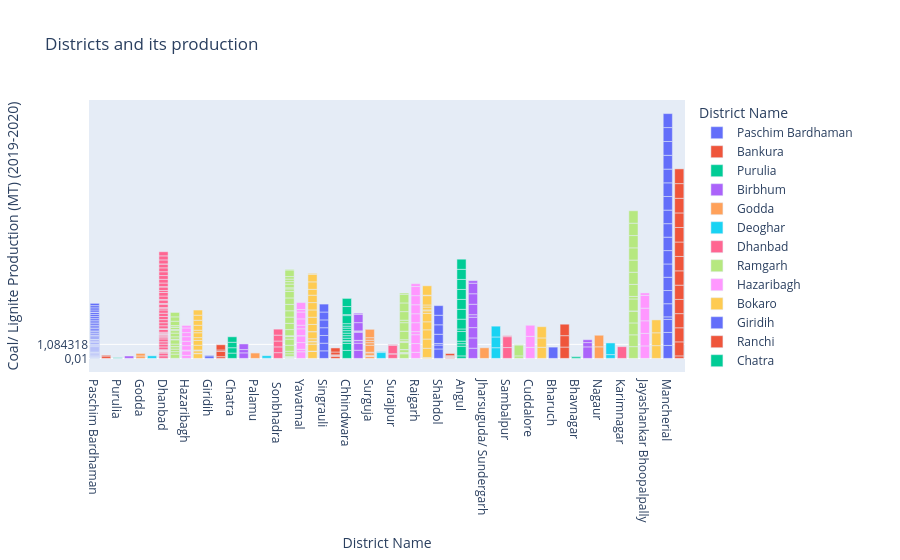

The notebook cell saved with this chart:
### Code cell
fig=px.bar(data,x="District Name",y="Coal/ Lignite Production (MT) (2019-2020)",color="District Name",title="Districts and its production")
fig.show()

### Figure 1 — Plotly figure (JSON) as saved in the notebook; plotly's stock layout.template omitted (floating-point values rounded to 4 significant figures)
{"data": [{"hovertemplate": "District Name=%{x}<br>Coal/ Lignite Production (MT) (2019-2020)=%{y}<extra></extra>", "legendgroup": "Paschim Bardhaman", "marker": {"color": "#636efa", "pattern": {"shape": ""}}, "name": "Paschim Bardhaman", "orientation": "v", "showlegend": true, "textposition": "auto", "type": "bar", "x": ["Paschim Bardhaman", "Paschim Bardhaman", "Paschim Bardhaman", "Paschim Bardhaman", "Paschim Bardhaman", "Paschim Bardhaman", "Paschim Bardhaman", "Paschim Bardhaman", "Paschim Bardhaman", "Paschim Bardhaman", "Paschim Bardhaman", "Paschim Bardhaman", "Paschim Bardhaman", "Paschim Bardhaman", "Paschim Bardhaman", "Paschim Bardhaman", "Paschim Bardhaman", "Paschim Bardhaman", "Paschim Bardhaman", "Paschim Bardhaman", "Paschim Bardhaman", "Paschim Bardhaman", "Paschim Bardhaman", "Paschim Bardhaman", "Paschim Bardhaman", "Paschim Bardhaman", "Paschim Bardhaman", "Paschim Bardhaman", "Paschim Bardhaman", "Paschim Bardhaman", "Paschim Bardhaman", "Paschim Bardhaman", "Paschim Bardhaman", "Paschim Bardhaman", "Paschim Bardhaman", "Paschim Bardhaman", "Paschim Bardhaman", "Paschim Bardhaman", "Paschim Bardhaman", "Paschim Bardhaman", "Paschim Bardhaman", "Paschim Bardhaman", "Paschim Bardhaman", "Paschim Bardhaman", "Paschim Bardhaman", "Paschim Bardhaman", "Paschim Bardhaman", "Paschim Bardhaman", "Paschim Bardhaman", "Paschim Bardhaman", "Paschim Bardhaman", "Paschim Bardhaman", "Paschim Bardhaman", "Paschim Bardhaman", "Paschim Bardhaman", "Paschim Bardhaman", "Paschim Bardhaman", "Paschim Bardhaman", "Paschim Bardhaman", "Paschim Bardhaman", "Paschim Bardhaman", "Paschim Bardhaman", "Paschim Bardhaman", "Paschim Bardhaman", "Paschim Bardhaman"], "xaxis": "x", "y": ["0,01", "3,5", "0,04", "0,1", "0,07", "0,16", "0,17", "0,07", "0,06", "0,04", "0,08", "0,03", "0,03", "0,13", "0,05", "0,1", "0,11", "0,16", "0,06", "0,07", "0,83", "0,09", "0,15", "0,27", "0,2", "0,05", "0,07", "0,04", "0,15", "0,1", "0,09", "0,06", "0,04", "0,02", "0,03", "0,06", "0,03", "0,03", "0,02", "0,08", "0,1", "0,35", "0,41", "1", "0,1", "1,03", "0,05", "1,02", "0,06", "11,1", "0,59", "0,65", "1,16", "0,55", "0,48", "0,38", "0,34", "0,73", "0,18", "0,74", "0,16", "0,14", "0,37", "1,856", "0,23"], "yaxis": "y"}, {"hovertemplate": "District Name=%{x}<br>Coal/ Lignite Production (MT) (2019-2020)=%{y}<extra></extra>", "legendgroup": "Bankura", "marker": {"color": "#EF553B", "pattern": {"shape": ""}}, "name": "Bankura", "orientation": "v", "showlegend": true, "textposition": "auto", "type": "bar", "x": ["Bankura", "Bankura"], "xaxis": "x", "y": ["0,161", "0,09"], "yaxis": "y"}, {"hovertemplate": "District Name=%{x}<br>Coal/ Lignite Production (MT) (2019-2020)=%{y}<extra></extra>", "legendgroup": "Purulia", "marker": {"color": "#00cc96", "pattern": {"shape": ""}}, "name": "Purulia", "orientation": "v", "showlegend": true, "textposition": "auto", "type": "bar", "x": ["Purulia", "Purulia"], "xaxis": "x", "y": ["0,06", "0,06"], "yaxis": "y"}, {"hovertemplate": "District Name=%{x}<br>Coal/ Lignite Production (MT) (2019-2020)=%{y}<extra></extra>", "legendgroup": "Birbhum", "marker": {"color": "#ab63fa", "pattern": {"shape": ""}}, "name": "Birbhum", "orientation": "v", "showlegend": true, "textposition": "auto", "type": "bar", "x": ["Birbhum"], "xaxis": "x", "y": ["0,4"], "yaxis": "y"}, {"hovertemplate": "District Name=%{x}<br>Coal/ Lignite Production (MT) (2019-2020)=%{y}<extra></extra>", "legendgroup": "Godda", "marker": {"color": "#FFA15A", "pattern": {"shape": ""}}, "name": "Godda", "orientation": "v", "showlegend": true, "textposition": "auto", "type": "bar", "x": ["Godda", "Godda"], "xaxis": "x", "y": ["17,37", "0"], "yaxis": "y"}, {"hovertemplate": "District Name=%{x}<br>Coal/ Lignite Production (MT) (2019-2020)=%{y}<extra></extra>", "legendgroup": "Deoghar", "marker": {"color": "#19d3f3", "pattern": {"shape": ""}}, "name": "Deoghar", "orientation": "v", "showlegend": true, "textposition": "auto", "type": "bar", "x": ["Deoghar"], "xaxis": "x", "y": ["2,05"], "yaxis": "y"}, {"hovertemplate": "District Name=%{x}<br>Coal/ Lignite Production (MT) (2019-2020)=%{y}<extra></extra>", "legendgroup": "Dhanbad ", "marker": {"color": "#FF6692", "pattern": {"shape": ""}}, "name": "Dhanbad ", "orientation": "v", "showlegend": true, "textposition": "auto", "type": "bar", "x": ["Dhanbad ", "Dhanbad ", "Dhanbad ", "Dhanbad ", "Dhanbad ", "Dhanbad ", "Dhanbad ", "Dhanbad ", "Dhanbad ", "Dhanbad ", "Dhanbad ", "Dhanbad ", "Dhanbad ", "Dhanbad ", "Dhanbad ", "Dhanbad ", "Dhanbad ", "Dhanbad ", "Dhanbad ", "Dhanbad ", "Dhanbad ", "Dhanbad ", "Dhanbad ", "Dhanbad ", "Dhanbad ", "Dhanbad ", "Dhanbad ", "Dhanbad ", "Dhanbad ", "Dhanbad ", "Dhanbad ", "Dhanbad ", "Dhanbad ", "Dhanbad ", "Dhanbad ", "Dhanbad ", "Dhanbad ", "Dhanbad ", "Dhanbad ", "Dhanbad ", "Dhanbad ", "Dhanbad ", "Dhanbad ", "Dhanbad ", "Dhanbad ", "Dhanbad ", "Dhanbad ", "Dhanbad ", "Dhanbad ", "Dhanbad ", "Dhanbad "], "xaxis": "x", "y": ["0,185", "0,092", "0,35", "0,07", "0,06", "0,08", "0,08", "0,03", "0,04", "0,21", "0,43", "0,4", "0,19", "0,18", "0,04", "0,02", "0,02", "0,07", "0,01", "0,02", "0,02", "0,003", "0,13", "0,01", "0,53", "1,04", "1,65", "0,58", "0,61", "1,17", "0,38", "0,03", "0,54", "0,83", "1,67", "0,13", "2,23", "2,54", "0,18", "0,78", "0,16", "2,68", "1,2", "4,22", "0,67", "0,95", "0,24", "0,01", "1,922", "0,32", "1,243"], "yaxis": "y"}, {"hovertemplate": "District Name=%{x}<br>Coal/ Lignite Production (MT) (2019-2020)=%{y}<extra></extra>", "legendgroup": "Ramgarh", "marker": {"color": "#B6E880", "pattern": {"shape": ""}}, "name": "Ramgarh", "orientation": "v", "showlegend": true, "textposition": "auto", "type": "bar", "x": ["Ramgarh", "Ramgarh", "Ramgarh", "Ramgarh", "Ramgarh", "Ramgarh", "Ramgarh", "Ramgarh", "Ramgarh", "Ramgarh", "Ramgarh", "Ramgarh", "Ramgarh", "Ramgarh", "Ramgarh", "Ramgarh", "Ramgarh", "Ramgarh", "Ramgarh"], "xaxis": "x", "y": ["0,04", "0,68", "0", "0", "0", "0,01", "0", "0,49", "0,03", "0", "1,2", "0", "0,02", "0", "0,01", "0,59", "0,91", "1,4", "5,303"], "yaxis": "y"}, {"hovertemplate": "District Name=%{x}<br>Coal/ Lignite Production (MT) (2019-2020)=%{y}<extra></extra>", "legendgroup": "Hazaribagh", "marker": {"color": "#FF97FF", "pattern": {"shape": ""}}, "name": "Hazaribagh", "orientation": "v", "showlegend": true, "textposition": "auto", "type": "bar", "x": ["Hazaribagh", "Hazaribagh", "Hazaribagh", "Hazaribagh", "Hazaribagh", "Hazaribagh", "Hazaribagh", "Hazaribagh", "Hazaribagh", "Hazaribagh"], "xaxis": "x", "y": ["0,01", "1,04", "2,82", "0,11", "0,42", "1,4", "0,5", "0,32", "9,42", "0"], "yaxis": "y"}, {"hovertemplate": "District Name=%{x}<br>Coal/ Lignite Production (MT) (2019-2020)=%{y}<extra></extra>", "legendgroup": "Bokaro", "marker": {"color": "#FECB52", "pattern": {"shape": ""}}, "name": "Bokaro", "orientation": "v", "showlegend": true, "textposition": "auto", "type": "bar", "x": ["Bokaro", "Bokaro", "Bokaro", "Bokaro", "Bokaro", "Bokaro", "Bokaro", "Bokaro", "Bokaro", "Bokaro", "Bokaro", "Bokaro", "Bokaro", "Bokaro"], "xaxis": "x", "y": ["0,047", "0,06", "0", "0,1", "0,13", "0,88", "1,84", "0,21", "3,27", "0", "4,45", "1,43", "2,22", "0,46"], "yaxis": "y"}, {"hovertemplate": "District Name=%{x}<br>Coal/ Lignite Production (MT) (2019-2020)=%{y}<extra></extra>", "legendgroup": "Giridih", "marker": {"color": "#636efa", "pattern": {"shape": ""}}, "name": "Giridih", "orientation": "v", "showlegend": true, "textposition": "auto", "type": "bar", "x": ["Giridih", "Giridih"], "xaxis": "x", "y": ["0", "0,13"], "yaxis": "y"}, {"hovertemplate": "District Name=%{x}<br>Coal/ Lignite Production (MT) (2019-2020)=%{y}<extra></extra>", "legendgroup": "Ranchi", "marker": {"color": "#EF553B", "pattern": {"shape": ""}}, "name": "Ranchi", "orientation": "v", "showlegend": true, "textposition": "auto", "type": "bar", "x": ["Ranchi", "Ranchi", "Ranchi", "Ranchi"], "xaxis": "x", "y": ["0,48", "0,51", "0,59", "2,94"], "yaxis": "y"}, {"hovertemplate": "District Name=%{x}<br>Coal/ Lignite Production (MT) (2019-2020)=%{y}<extra></extra>", "legendgroup": "Chatra", "marker": {"color": "#00cc96", "pattern": {"shape": ""}}, "name": "Chatra", "orientation": "v", "showlegend": true, "textposition": "auto", "type": "bar", "x": ["Chatra", "Chatra", "Chatra", "Chatra"], "xaxis": "x", "y": ["2,02", "4,32", "10,52", "12,79"], "yaxis": "y"}, {"hovertemplate": "District Name=%{x}<br>Coal/ Lignite Production (MT) (2019-2020)=%{y}<extra></extra>", "legendgroup": "Latehar", "marker": {"color": "#ab63fa", "pattern": {"shape": ""}}, "name": "Latehar", "orientation": "v", "showlegend": true, "textposition": "auto", "type": "bar", "x": ["Latehar", "Latehar", "Latehar"], "xaxis": "x", "y": ["5,21", "1,17", "0,228"], "yaxis": "y"}, {"hovertemplate": "District Name=%{x}<br>Coal/ Lignite Production (MT) (2019-2020)=%{y}<extra></extra>", "legendgroup": "Palamu", "marker": {"color": "#FFA15A", "pattern": {"shape": ""}}, "name": "Palamu", "orientation": "v", "showlegend": true, "textposition": "auto", "type": "bar", "x": ["Palamu", "Palamu"], "xaxis": "x", "y": ["0,798", "0,01"], "yaxis": "y"}, {"hovertemplate": "District Name=%{x}<br>Coal/ Lignite Production (MT) (2019-2020)=%{y}<extra></extra>", "legendgroup": "Pakur", "marker": {"color": "#19d3f3", "pattern": {"shape": ""}}, "name": "Pakur", "orientation": "v", "showlegend": true, "textposition": "auto", "type": "bar", "x": ["Pakur", "Pakur"], "xaxis": "x", "y": ["0,1", "0"], "yaxis": "y"}, {"hovertemplate": "District Name=%{x}<br>Coal/ Lignite Production (MT) (2019-2020)=%{y}<extra></extra>", "legendgroup": " Sonbhadra", "marker": {"color": "#FF6692", "pattern": {"shape": ""}}, "name": " Sonbhadra", "orientation": "v", "showlegend": true, "textposition": "auto", "type": "bar", "x": [" Sonbhadra", " Sonbhadra", " Sonbhadra", " Sonbhadra", " Sonbhadra"], "xaxis": "x", "y": ["17,68", "7,5", "2", "13,18", "7"], "yaxis": "y"}, {"hovertemplate": "District Name=%{x}<br>Coal/ Lignite Production (MT) (2019-2020)=%{y}<extra></extra>", "legendgroup": "Chandrapur", "marker": {"color": "#B6E880", "pattern": {"shape": ""}}, "name": "Chandrapur", "orientation": "v", "showlegend": true, "textposition": "auto", "type": "bar", "x": ["Chandrapur", "Chandrapur", "Chandrapur", "Chandrapur", "Chandrapur", "Chandrapur", "Chandrapur", "Chandrapur", "Chandrapur", "Chandrapur", "Chandrapur", "Chandrapur", "Chandrapur", "Chandrapur", "Chandrapur", "Chandrapur", "Chandrapur", "Chandrapur", "Chandrapur", "Chandrapur", "Chandrapur", "Chandrapur", "Chandrapur", "Chandrapur", "Chandrapur", "Chandrapur"], "xaxis": "x", "y": ["0,08", "0,08", "0,16", "0,09", "0", "2,05", "1,08", "1,47", "0", "0,1", "0,11", "0,62", "1,69", "0,63", "0,6", "0,86", "2,11", "2,5", "0", "0,35", "1,2", "0", "0", "0", "6,3", "0,05"], "yaxis": "y"}, {"hovertemplate": "District Name=%{x}<br>Coal/ Lignite Production (MT) (2019-2020)=%{y}<extra></extra>", "legendgroup": "Yavatmal", "marker": {"color": "#FF97FF", "pattern": {"shape": ""}}, "name": "Yavatmal", "orientation": "v", "showlegend": true, "textposition": "auto", "type": "bar", "x": ["Yavatmal", "Yavatmal", "Yavatmal", "Yavatmal", "Yavatmal", "Yavatmal", "Yavatmal", "Yavatmal", "Yavatmal", "Yavatmal", "Yavatmal"], "xaxis": "x", "y": ["3,92", "0", "4,12", "0,00004", "0,07", "1,38", "0,78", "0,6", "0,47", "0", "0,3"], "yaxis": "y"}, {"hovertemplate": "District Name=%{x}<br>Coal/ Lignite Production (MT) (2019-2020)=%{y}<extra></extra>", "legendgroup": "Nagpur", "marker": {"color": "#FECB52", "pattern": {"shape": ""}}, "name": "Nagpur", "orientation": "v", "showlegend": true, "textposition": "auto", "type": "bar", "x": ["Nagpur", "Nagpur", "Nagpur", "Nagpur", "Nagpur", "Nagpur", "Nagpur", "Nagpur", "Nagpur", "Nagpur", "Nagpur", "Nagpur", "Nagpur", "Nagpur", "Nagpur", "Nagpur", "Nagpur"], "xaxis": "x", "y": ["0,12", "0,07", "0,25", "0,23", "0,13", "0", "0,8", "3,5", "0,9", "0,75", "1,12", "0,004", "4,85", "2", "4,14", "1,87", "0,27"], "yaxis": "y"}, {"hovertemplate": "District Name=%{x}<br>Coal/ Lignite Production (MT) (2019-2020)=%{y}<extra></extra>", "legendgroup": "Singrauli", "marker": {"color": "#636efa", "pattern": {"shape": ""}}, "name": "Singrauli", "orientation": "v", "showlegend": true, "textposition": "auto", "type": "bar", "x": ["Singrauli", "Singrauli", "Singrauli", "Singrauli", "Singrauli", "Singrauli", "Singrauli"], "xaxis": "x", "y": ["2,8", "2,63", "19,53", "13,47", "19,59", "5,47", "18,699"], "yaxis": "y"}, {"hovertemplate": "District Name=%{x}<br>Coal/ Lignite Production (MT) (2019-2020)=%{y}<extra></extra>", "legendgroup": "Betul", "marker": {"color": "#EF553B", "pattern": {"shape": ""}}, "name": "Betul", "orientation": "v", "showlegend": true, "textposition": "auto", "type": "bar", "x": ["Betul", "Betul", "Betul", "Betul", "Betul", "Betul"], "xaxis": "x", "y": ["0,37", "0,08", "0,17", "0,13", "0,43", "0,32"], "yaxis": "y"}, {"hovertemplate": "District Name=%{x}<br>Coal/ Lignite Production (MT) (2019-2020)=%{y}<extra></extra>", "legendgroup": "Chhindwara", "marker": {"color": "#00cc96", "pattern": {"shape": ""}}, "name": "Chhindwara", "orientation": "v", "showlegend": true, "textposition": "auto", "type": "bar", "x": ["Chhindwara", "Chhindwara", "Chhindwara", "Chhindwara", "Chhindwara", "Chhindwara", "Chhindwara", "Chhindwara", "Chhindwara", "Chhindwara", "Chhindwara", "Chhindwara", "Chhindwara", "Chhindwara", "Chhindwara", "Chhindwara"], "xaxis": "x", "y": ["0,33", "0,12", "0", "0,1", "0,1", "0,4", "0", "0", "0", "0", "0,18", "0", "0,44", "0,2", "0,44", "0,103"], "yaxis": "y"}, {"hovertemplate": "District Name=%{x}<br>Coal/ Lignite Production (MT) (2019-2020)=%{y}<extra></extra>", "legendgroup": "Korea", "marker": {"color": "#ab63fa", "pattern": {"shape": ""}}, "name": "Korea", "orientation": "v", "showlegend": true, "textposition": "auto", "type": "bar", "x": ["Korea", "Korea", "Korea", "Korea", "Korea", "Korea", "Korea", "Korea", "Korea", "Korea"], "xaxis": "x", "y": ["1,59", "0,25", "0", "0,16", "0,33", "0,35", "0,17", "0,66", "1,07", "0,35"], "yaxis": "y"}, {"hovertemplate": "District Name=%{x}<br>Coal/ Lignite Production (MT) (2019-2020)=%{y}<extra></extra>", "legendgroup": "Surguja", "marker": {"color": "#FFA15A", "pattern": {"shape": ""}}, "name": "Surguja", "orientation": "v", "showlegend": true, "textposition": "auto", "type": "bar", "x": ["Surguja", "Surguja", "Surguja", "Surguja", "Surguja", "Surguja", "Surguja", "Surguja", "Surguja", "Surguja"], "xaxis": "x", "y": ["0,34", "0,08", "0,11", "0", "0,13", "0,25", "0", "0", "0", "15"], "yaxis": "y"}, {"hovertemplate": "District Name=%{x}<br>Coal/ Lignite Production (MT) (2019-2020)=%{y}<extra></extra>", "legendgroup": "Balrampur", "marker": {"color": "#19d3f3", "pattern": {"shape": ""}}, "name": "Balrampur", "orientation": "v", "showlegend": true, "textposition": "auto", "type": "bar", "x": ["Balrampur", "Balrampur"], "xaxis": "x", "y": ["2", "0,09"], "yaxis": "y"}, {"hovertemplate": "District Name=%{x}<br>Coal/ Lignite Production (MT) (2019-2020)=%{y}<extra></extra>", "legendgroup": "Surajpur", "marker": {"color": "#FF6692", "pattern": {"shape": ""}}, "name": "Surajpur", "orientation": "v", "showlegend": true, "textposition": "auto", "type": "bar", "x": ["Surajpur", "Surajpur", "Surajpur", "Surajpur", "Surajpur"], "xaxis": "x", "y": ["0,42", "0,04", "0,31", "0,15", "0,17"], "yaxis": "y"}, {"hovertemplate": "District Name=%{x}<br>Coal/ Lignite Production (MT) (2019-2020)=%{y}<extra></extra>", "legendgroup": "Korba", "marker": {"color": "#B6E880", "pattern": {"shape": ""}}, "name": "Korba", "orientation": "v", "showlegend": true, "textposition": "auto", "type": "bar", "x": ["Korba", "Korba", "Korba", "Korba", "Korba", "Korba", "Korba", "Korba", "Korba", "Korba", "Korba", "Korba", "Korba", "Korba", "Korba"], "xaxis": "x", "y": ["0,5", "0,05", "0,13", "0,19", "0,1", "0,12", "0,2", "0,38", "0,39", "4,9", "0", "42,33", "45", "25,18", "1"], "yaxis": "y"}, {"hovertemplate": "District Name=%{x}<br>Coal/ Lignite Production (MT) (2019-2020)=%{y}<extra></extra>", "legendgroup": "Raigarh", "marker": {"color": "#FF97FF", "pattern": {"shape": ""}}, "name": "Raigarh", "orientation": "v", "showlegend": true, "textposition": "auto", "type": "bar", "x": ["Raigarh", "Raigarh", "Raigarh", "Raigarh", "Raigarh", "Raigarh", "Raigarh", "Raigarh", "Raigarh", "Raigarh"], "xaxis": "x", "y": ["1,47", "2,7", "2,24", "1,65", "0,76", "2,66", "0,548", "0,126", "0,407", "0,19"], "yaxis": "y"}, {"hovertemplate": "District Name=%{x}<br>Coal/ Lignite Production (MT) (2019-2020)=%{y}<extra></extra>", "legendgroup": "Anuppur", "marker": {"color": "#FECB52", "pattern": {"shape": ""}}, "name": "Anuppur", "orientation": "v", "showlegend": true, "textposition": "auto", "type": "bar", "x": ["Anuppur", "Anuppur", "Anuppur", "Anuppur", "Anuppur", "Anuppur", "Anuppur", "Anuppur", "Anuppur", "Anuppur", "Anuppur", "Anuppur", "Anuppur"], "xaxis": "x", "y": ["0,27", "0,22", "0,22", "0,56", "0,33", "0,39", "0", "0,15", "0,19", "0,14", "0,28", "0,08", "1,64"], "yaxis": "y"}, {"hovertemplate": "District Name=%{x}<br>Coal/ Lignite Production (MT) (2019-2020)=%{y}<extra></extra>", "legendgroup": "Shahdol", "marker": {"color": "#636efa", "pattern": {"shape": ""}}, "name": "Shahdol", "orientation": "v", "showlegend": true, "textposition": "auto", "type": "bar", "x": ["Shahdol", "Shahdol", "Shahdol", "Shahdol", "Shahdol", "Shahdol", "Shahdol"], "xaxis": "x", "y": ["1,15", "0,24", "0,65", "0,22", "0,82", "0,84", "1,31"], "yaxis": "y"}, {"hovertemplate": "District Name=%{x}<br>Coal/ Lignite Production (MT) (2019-2020)=%{y}<extra></extra>", "legendgroup": "Umaria", "marker": {"color": "#EF553B", "pattern": {"shape": ""}}, "name": "Umaria", "orientation": "v", "showlegend": true, "textposition": "auto", "type": "bar", "x": ["Umaria", "Umaria", "Umaria", "Umaria", "Umaria", "Umaria", "Umaria"], "xaxis": "x", "y": ["0,13", "0,06", "0,16", "0,15", "0,07", "0,16", "0,14"], "yaxis": "y"}, {"hovertemplate": "District Name=%{x}<br>Coal/ Lignite Production (MT) (2019-2020)=%{y}<extra></extra>", "legendgroup": "Angul ", "marker": {"color": "#00cc96", "pattern": {"shape": ""}}, "name": "Angul ", "orientation": "v", "showlegend": true, "textposition": "auto", "type": "bar", "x": ["Angul ", "Angul ", "Angul ", "Angul ", "Angul ", "Angul ", "Angul ", "Angul ", "Angul ", "Angul ", "Angul ", "Angul ", "Angul "], "xaxis": "x", "y": ["0", "0,085", "0", "0", "4,781", "0", "6,582", "5,234", "3,453", "28", "10,932", "14,007", "7,533"], "yaxis": "y"}, {"hovertemplate": "District Name=%{x}<br>Coal/ Lignite Production (MT) (2019-2020)=%{y}<extra></extra>", "legendgroup": "Jharsuguda", "marker": {"color": "#ab63fa", "pattern": {"shape": ""}}, "name": "Jharsuguda", "orientation": "v", "showlegend": true, "textposition": "auto", "type": "bar", "x": ["Jharsuguda", "Jharsuguda", "Jharsuguda", "Jharsuguda", "Jharsuguda", "Jharsuguda", "Jharsuguda", "Jharsuguda", "Jharsuguda"], "xaxis": "x", "y": ["2,84", "4,611", "7,51", "21", "0", "0,314", "0,041", "0,395", "0"], "yaxis": "y"}, {"hovertemplate": "District Name=%{x}<br>Coal/ Lignite Production (MT) (2019-2020)=%{y}<extra></extra>", "legendgroup": "Jharsuguda/ Sundergarh", "marker": {"color": "#FFA15A", "pattern": {"shape": ""}}, "name": "Jharsuguda/ Sundergarh", "orientation": "v", "showlegend": true, "textposition": "auto", "type": "bar", "x": ["Jharsuguda/ Sundergarh"], "xaxis": "x", "y": ["1,54"], "yaxis": "y"}, {"hovertemplate": "District Name=%{x}<br>Coal/ Lignite Production (MT) (2019-2020)=%{y}<extra></extra>", "legendgroup": "Sundergarh", "marker": {"color": "#19d3f3", "pattern": {"shape": ""}}, "name": "Sundergarh", "orientation": "v", "showlegend": true, "textposition": "auto", "type": "bar", "x": ["Sundergarh", "Sundergarh", "Sundergarh"], "xaxis": "x", "y": ["13,627", "7,592", "1,82"], "yaxis": "y"}, {"hovertemplate": "District Name=%{x}<br>Coal/ Lignite Production (MT) (2019-2020)=%{y}<extra></extra>", "legendgroup": "Sambalpur", "marker": {"color": "#FF6692", "pattern": {"shape": ""}}, "name": "Sambalpur", "orientation": "v", "showlegend": true, "textposition": "auto", "type": "bar", "x": ["Sambalpur", "Sambalpur", "Sambalpur"], "xaxis": "x", "y": ["0,00001", "0,00001", "0,27"], "yaxis": "y"}, {"hovertemplate": "District Name=%{x}<br>Coal/ Lignite Production (MT) (2019-2020)=%{y}<extra></extra>", "legendgroup": "Tinsukia", "marker": {"color": "#B6E880", "pattern": {"shape": ""}}, "name": "Tinsukia", "orientation": "v", "showlegend": true, "textposition": "auto", "type": "bar", "x": ["Tinsukia", "Tinsukia", "Tinsukia"], "xaxis": "x", "y": ["0", "0,45", "0,07"], "yaxis": "y"}, {"hovertemplate": "District Name=%{x}<br>Coal/ Lignite Production (MT) (2019-2020)=%{y}<extra></extra>", "legendgroup": "Cuddalore", "marker": {"color": "#FF97FF", "pattern": {"shape": ""}}, "name": "Cuddalore", "orientation": "v", "showlegend": true, "textposition": "auto", "type": "bar", "x": ["Cuddalore", "Cuddalore", "Cuddalore"], "xaxis": "x", "y": ["7,98", "2,97", "12,51"], "yaxis": "y"}, {"hovertemplate": "District Name=%{x}<br>Coal/ Lignite Production (MT) (2019-2020)=%{y}<extra></extra>", "legendgroup": "Surat", "marker": {"color": "#FECB52", "pattern": {"shape": ""}}, "name": "Surat", "orientation": "v", "showlegend": true, "textposition": "auto", "type": "bar", "x": ["Surat", "Surat", "Surat"], "xaxis": "x", "y": ["1,27", "0,28", "3,06"], "yaxis": "y"}, {"hovertemplate": "District Name=%{x}<br>Coal/ Lignite Production (MT) (2019-2020)=%{y}<extra></extra>", "legendgroup": "Bharuch", "marker": {"color": "#636efa", "pattern": {"shape": ""}}, "name": "Bharuch", "orientation": "v", "showlegend": true, "textposition": "auto", "type": "bar", "x": ["Bharuch"], "xaxis": "x", "y": ["0,92"], "yaxis": "y"}, {"hovertemplate": "District Name=%{x}<br>Coal/ Lignite Production (MT) (2019-2020)=%{y}<extra></extra>", "legendgroup": "Kutch", "marker": {"color": "#EF553B", "pattern": {"shape": ""}}, "name": "Kutch", "orientation": "v", "showlegend": true, "textposition": "auto", "type": "bar", "x": ["Kutch", "Kutch", "Kutch"], "xaxis": "x", "y": ["0,71", "2,85", "1,36"], "yaxis": "y"}, {"hovertemplate": "District Name=%{x}<br>Coal/ Lignite Production (MT) (2019-2020)=%{y}<extra></extra>", "legendgroup": "Bhavnagar", "marker": {"color": "#00cc96", "pattern": {"shape": ""}}, "name": "Bhavnagar", "orientation": "v", "showlegend": true, "textposition": "auto", "type": "bar", "x": ["Bhavnagar", "Bhavnagar"], "xaxis": "x", "y": ["0,55", "0,06"], "yaxis": "y"}, {"hovertemplate": "District Name=%{x}<br>Coal/ Lignite Production (MT) (2019-2020)=%{y}<extra></extra>", "legendgroup": "Barmer", "marker": {"color": "#ab63fa", "pattern": {"shape": ""}}, "name": "Barmer", "orientation": "v", "showlegend": true, "textposition": "auto", "type": "bar", "x": ["Barmer", "Barmer", "Barmer"], "xaxis": "x", "y": ["4,5", "0,91", "0,19"], "yaxis": "y"}, {"hovertemplate": "District Name=%{x}<br>Coal/ Lignite Production (MT) (2019-2020)=%{y}<extra></extra>", "legendgroup": "Nagaur", "marker": {"color": "#FFA15A", "pattern": {"shape": ""}}, "name": "Nagaur", "orientation": "v", "showlegend": true, "textposition": "auto", "type": "bar", "x": ["Nagaur", "Nagaur"], "xaxis": "x", "y": ["0,29", "0,29"], "yaxis": "y"}, {"hovertemplate": "District Name=%{x}<br>Coal/ Lignite Production (MT) (2019-2020)=%{y}<extra></extra>", "legendgroup": "Bikaner", "marker": {"color": "#19d3f3", "pattern": {"shape": ""}}, "name": "Bikaner", "orientation": "v", "showlegend": true, "textposition": "auto", "type": "bar", "x": ["Bikaner", "Bikaner"], "xaxis": "x", "y": ["0,67", "1,35"], "yaxis": "y"}, {"hovertemplate": "District Name=%{x}<br>Coal/ Lignite Production (MT) (2019-2020)=%{y}<extra></extra>", "legendgroup": "Karimnagar", "marker": {"color": "#FF6692", "pattern": {"shape": ""}}, "name": "Karimnagar", "orientation": "v", "showlegend": true, "textposition": "auto", "type": "bar", "x": ["Karimnagar"], "xaxis": "x", "y": ["1,673"], "yaxis": "y"}, {"hovertemplate": "District Name=%{x}<br>Coal/ Lignite Production (MT) (2019-2020)=%{y}<extra></extra>", "legendgroup": "Bhadradri Kothagudem", "marker": {"color": "#B6E880", "pattern": {"shape": ""}}, "name": "Bhadradri Kothagudem", "orientation": "v", "showlegend": true, "textposition": "auto", "type": "bar", "x": ["Bhadradri Kothagudem", "Bhadradri Kothagudem", "Bhadradri Kothagudem", "Bhadradri Kothagudem", "Bhadradri Kothagudem", "Bhadradri Kothagudem", "Bhadradri Kothagudem", "Bhadradri Kothagudem", "Bhadradri Kothagudem", "Bhadradri Kothagudem", "Bhadradri Kothagudem", "Bhadradri Kothagudem", "Bhadradri Kothagudem", "Bhadradri Kothagudem"], "xaxis": "x", "y": ["3,995176", "4,828857", "3,813674", "0,192418", "3,5", "3,376755", "0", "5,021738", "2,980751", "1,8", "0,210019", "0,416341", "0,000972", "0,019911"], "yaxis": "y"}, {"hovertemplate": "District Name=%{x}<br>Coal/ Lignite Production (MT) (2019-2020)=%{y}<extra></extra>", "legendgroup": "Jayashankar Bhoopalpally", "marker": {"color": "#FF97FF", "pattern": {"shape": ""}}, "name": "Jayashankar Bhoopalpally", "orientation": "v", "showlegend": true, "textposition": "auto", "type": "bar", "x": ["Jayashankar Bhoopalpally", "Jayashankar Bhoopalpally", "Jayashankar Bhoopalpally", "Jayashankar Bhoopalpally", "Jayashankar Bhoopalpally", "Jayashankar Bhoopalpally"], "xaxis": "x", "y": ["0,338534", "0,335209", "0,191889", "1,269485", "0,278343", "0"], "yaxis": "y"}, {"hovertemplate": "District Name=%{x}<br>Coal/ Lignite Production (MT) (2019-2020)=%{y}<extra></extra>", "legendgroup": "Komaram Bheem", "marker": {"color": "#FECB52", "pattern": {"shape": ""}}, "name": "Komaram Bheem", "orientation": "v", "showlegend": true, "textposition": "auto", "type": "bar", "x": ["Komaram Bheem", "Komaram Bheem", "Komaram Bheem"], "xaxis": "x", "y": ["2,602655", "0,406065", "0,018178"], "yaxis": "y"}, {"hovertemplate": "District Name=%{x}<br>Coal/ Lignite Production (MT) (2019-2020)=%{y}<extra></extra>", "legendgroup": "Mancherial", "marker": {"color": "#636efa", "pattern": {"shape": ""}}, "name": "Mancherial", "orientation": "v", "showlegend": true, "textposition": "auto", "type": "bar", "x": ["Mancherial", "Mancherial", "Mancherial", "Mancherial", "Mancherial", "Mancherial", "Mancherial", "Mancherial", "Mancherial", "Mancherial", "Mancherial", "Mancherial", "Mancherial", "Mancherial", "Mancherial", "Mancherial", "Mancherial", "Mancherial", "Mancherial"], "xaxis": "x", "y": ["1,969656", "1,750009", "2,969306", "0", "0,042699", "0,320156", "0,342369", "0,401343", "0,130816", "0,400378", "0,161502", "0,283302", "0,225118", "2,060188", "0,091051", "0,130566", "0,14425", "0,172991", "0,115257"], "yaxis": "y"}, {"hovertemplate": "District Name=%{x}<br>Coal/ Lignite Production (MT) (2019-2020)=%{y}<extra></extra>", "legendgroup": "Peddapalli", "marker": {"color": "#EF553B", "pattern": {"shape": ""}}, "name": "Peddapalli", "orientation": "v", "showlegend": true, "textposition": "auto", "type": "bar", "x": ["Peddapalli", "Peddapalli", "Peddapalli", "Peddapalli", "Peddapalli", "Peddapalli", "Peddapalli", "Peddapalli", "Peddapalli", "Peddapalli", "Peddapalli", "Peddapalli", "Peddapalli", "Peddapalli"], "xaxis": "x", "y": ["0", "1,084318", "0,165635", "4,234619", "2,562118", "2,368628", "4,634942", "0,14763", "0,198926", "0,214798", "0,283656", "0,018202", "0,804029", "0,019551"], "yaxis": "y"}], "layout": {"barmode": "relative", "legend": {"title": {"text": "District Name"}, "tracegroupgap": 0}, "title": {"text": "Districts and its production"}, "xaxis": {"anchor": "y", "categoryarray": ["Paschim Bardhaman", "Bankura", "Purulia", "Birbhum", "Godda", "Deoghar", "Dhanbad ", "Ramgarh", "Hazaribagh", "Bokaro", "Giridih", "Ranchi", "Chatra", "Latehar", "Palamu", "Pakur", " Sonbhadra", "Chandrapur", "Yavatmal", "Nagpur", "Singrauli", "Betul", "Chhindwara", "Korea", "Surguja", "Balrampur", "Surajpur", "Korba", "Raigarh", "Anuppur", "Shahdol", "Umaria", "Angul ", "Jharsuguda", "Jharsuguda/ Sundergarh", "Sundergarh", "Sambalpur", "Tinsukia", "Cuddalore", "Surat", "Bharuch", "Kutch", "Bhavnagar", "Barmer", "Nagaur", "Bikaner", "Karimnagar", "Bhadradri Kothagudem", "Jayashankar Bhoopalpally", "Komaram Bheem", "Mancherial", "Peddapalli"], "categoryorder": "array", "domain": [0, 1], "title": {"text": "District Name"}}, "yaxis": {"anchor": "x", "domain": [0, 1], "title": {"text": "Coal/ Lignite Production (MT) (2019-2020)"}}}}
